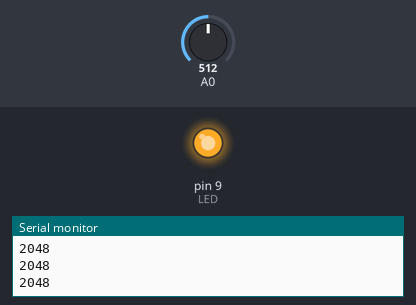
Bench run of a sketch on a simulated Arduino Uno, built with avr-gcc and run on an emulated ATmega328P. Shown: output pins drawn as LEDs (lit = HIGH), the last lines printed to the serial monitor. The test bench sets the inputs (shaded band); at power-on: A0 = 512.

Above: at 1.2 s.
1.3 s: A0 set to 0
At 2.5 s:
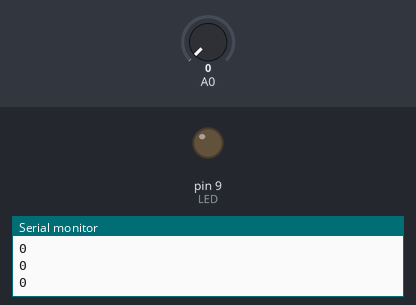
2.8 s: A0 set to 122
At 3.5 s:
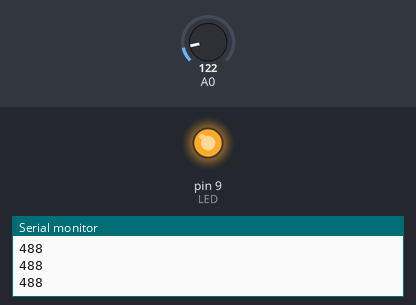
Timing chart, 0 to 5.8 s (numbered marks = the images above; inputs shaded):
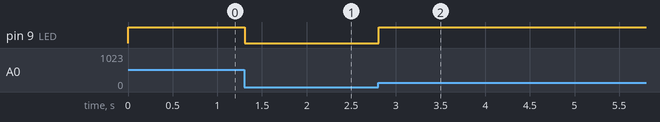

The sketch:

ldr2.ino
```cpp
/*
	Muestra por pantalla el valor de un ldr multiplicado por 4,
	le aplica el valor a un led
*/
const int LED = 9;

int val = 0;
void setup() {
 pinMode(LED,OUTPUT);
 Serial.begin(9600);
 Serial.println("Init");
}

void loop() {
 val = analogRead(0);
 Serial.println(val*4);
 analogWrite(LED,val*4);
 }
```

Measured:
- after the input at 1.3 s, pin 9 (LED): HIGH → LOW at once
- after the input at 2.8 s, pin 9 (LED): LOW → HIGH at once
